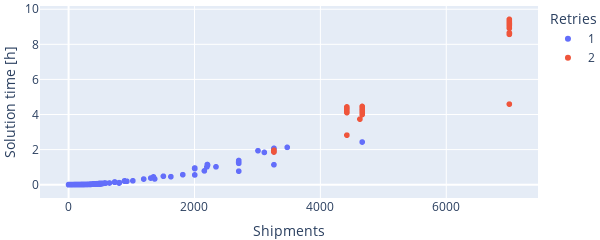

Here is the notebook cell this chart was saved with:
### Code cell
# Prepare runtime information plot
df_runtime = []

for case in cases:
    df_partial = pd.read_parquet(results_path / "scenario_solutions/{}.instances.parquet".format(case))
    df_partial = df_partial[["deliveries", "runtime:writing", "runtime:reading", "runtime:vroom_loading", "runtime:vroom_solving", "retries"]]
    df_runtime.append(df_partial)

df_runtime = pd.concat(df_runtime)
df_runtime["retries"] = df_runtime["retries"].astype(str)

df_runtime["runtime:vroom_solving"] *= 1e-3 
df_runtime["runtime:vroom_solving"] /= 3600

df_runtime = df_runtime.rename(columns = {
    "retries": "Retries",
    "runtime:vroom_solving": "Solution time [h]",
    "deliveries": "Shipments"
})

figure = px.scatter(df_runtime, x = "Shipments", y = "Solution time [h]", color = "Retries")

figure.update_layout(
    width = 600, height = 200,
    margin = dict(l = 0, r = 0, b = 0, t = 0, pad = 0)
)

figure.write_image(figures_path / "runtime.pdf")
figure

### Figure 1 — Plotly figure (JSON) as saved in the notebook; plotly's stock layout.template omitted (floating-point values rounded to 4 significant figures; data arrays with more than 128 entries replaced by an {"elided": "..."} marker saying what was removed)
{"data": [{"hovertemplate": "Retries=1<br>Shipments=%{x}<br>Solution time [h]=%{y}<extra></extra>", "legendgroup": "1", "marker": {"color": "#636efa", "symbol": "circle"}, "mode": "markers", "name": "1", "showlegend": true, "type": "scattergl", "x": {"elided": "1963 int values"}, "xaxis": "x", "y": {"elided": "1963 float values"}, "yaxis": "y"}, {"hovertemplate": "Retries=2<br>Shipments=%{x}<br>Solution time [h]=%{y}<extra></extra>", "legendgroup": "2", "marker": {"color": "#EF553B", "symbol": "circle"}, "mode": "markers", "name": "2", "showlegend": true, "type": "scattergl", "x": [4628, 4421, 4664, 7002, 4421, 4664, 7002, 4421, 4664, 7002, 4421, 4664, 7002, 4421, 4664, 7002, 4421, 4664, 7002, 7002, 7002, 4421, 4664, 7002, 4421, 4664, 7002, 4421, 4664, 3262, 7002, 4421, 4664, 3262, 7002, 4421, 7002, 4421, 4664, 3262, 7002, 4421, 4664, 7002], "xaxis": "x", "y": [3.736, 4.415, 4.288, 9.06, 4.431, 4.431, 9.229, 4.329, 4.431, 9.15, 4.335, 4.425, 9.424, 4.39, 4.459, 9.324, 4.339, 4.366, 9.194, 9.107, 8.921, 4.268, 4.227, 8.6, 4.157, 4.147, 8.646, 4.114, 4.134, 1.961, 8.642, 4.14, 4.213, 1.891, 8.649, 2.821, 4.591, 4.108, 3.998, 1.861, 8.569, 4.203, 4.077, 8.622], "yaxis": "y"}], "layout": {"height": 200, "legend": {"title": {"text": "Retries"}, "tracegroupgap": 0}, "margin": {"b": 0, "l": 0, "pad": 0, "r": 0, "t": 0}, "width": 600, "xaxis": {"anchor": "y", "domain": [0, 1], "title": {"text": "Shipments"}}, "yaxis": {"anchor": "x", "domain": [0, 1], "title": {"text": "Solution time [h]"}}}}
